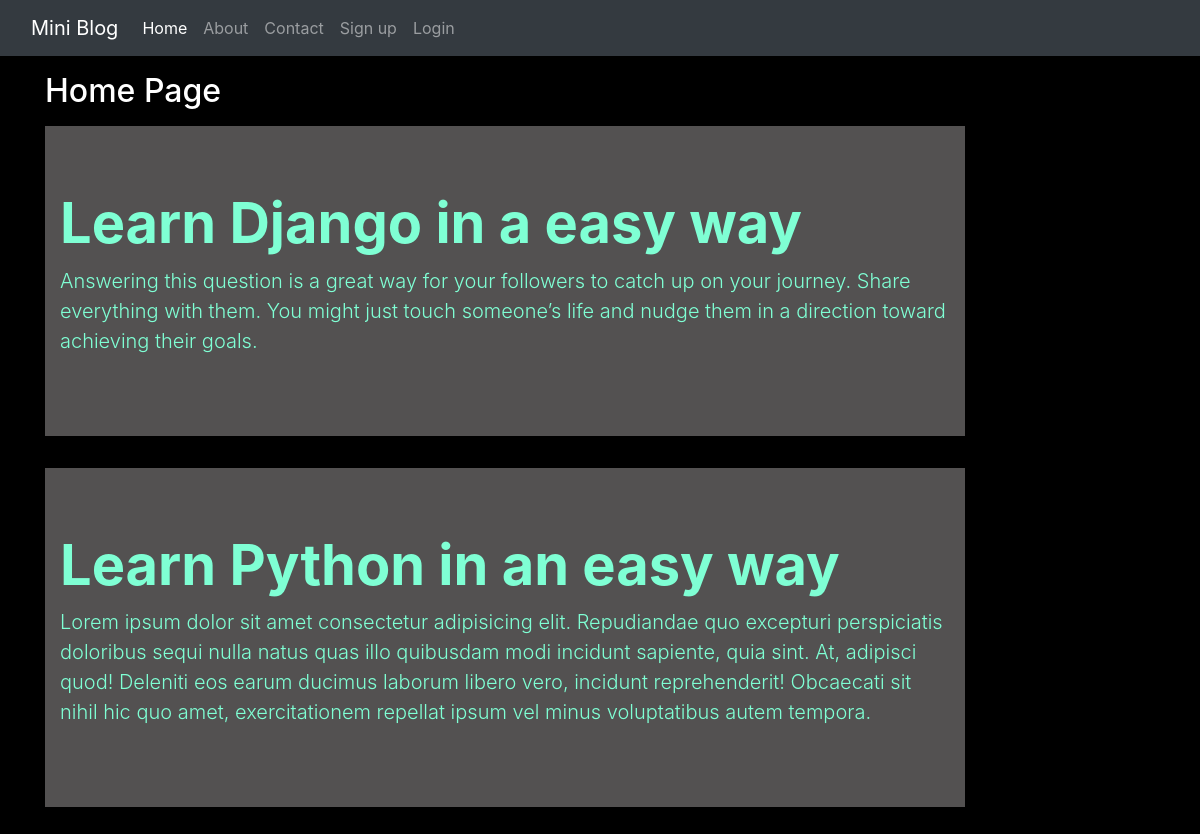
The page / on the database its author committed.
### blog/models.py (models this page shows)
class Post(models.Model):
    title=models.CharField(max_length=150)
    desc=models.TextField()
    date=models.DateTimeField(auto_now_add=True)

### blog/views.py (the view)
# urls.py: path('',views.home,name='home'),
def home(request):
    posts=Post.objects.all()
    return render(request,'blog/home.html',{'posts':posts})

### blog/templates/blog/home.html
{% extends 'blog/base.html' %}
{% load static %}
{% block content %}
<div class="col-sm-10">
    <h2 class="text-white my-3">Home Page</h3>
{% for post in posts  %}
<div class="jumbotron jumbotron-fluid jumbo-color">
  <div class="container">
    <h1 class="display-4 font-weight-bold">{{post.title}}</h1>
    <p class="lead">{{post.desc}}</p>
  </div>
</div>
{% endfor %}
</div>
{% endblock content %}

### blog/static/blog/css/style.css (style rules this page uses)
body { background-color:black; color:aquamarine; }
.jumbo-color { background:rgb(83,81,81); }

### rows shown on the page
Post: title "Learn Django in a easy way", desc "Answering this question is a great way for your followers to catch up on your journey. Share everything with them. You might just touch someone’s life and nudge them in a direction toward achieving their goals."
Post: title "Learn Python in an easy way", desc "Lorem ipsum dolor sit amet consectetur adipisicing elit. Repudiandae quo excepturi perspiciatis doloribus sequi nulla natus quas illo quibusdam modi incidunt sapiente, quia sint. At, adipisci quod! Deleniti eos earum ducimus laborum libero vero, incidunt reprehenderit! Obcaecati sit nihil hic quo amet, exercitationem repellat ipsum vel minus voluptatibus autem tempora."
